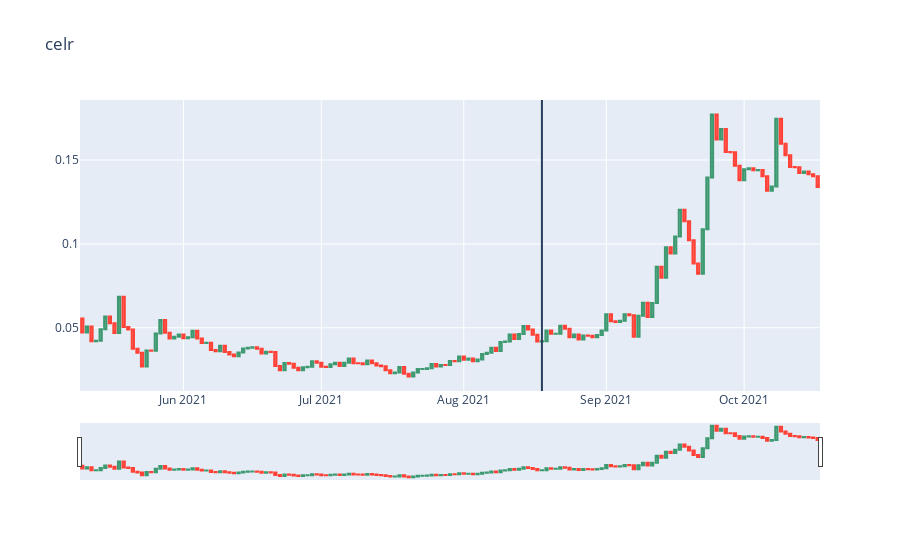

Here is the notebook cell this chart was saved with:
### Code cell
idx = 154
days_before = 100
days_after = 60
fig = plot_candlestick(df_data_pump_steady['coin'][idx],df_data_pump_steady['base_date'][idx] - pd.Timedelta(days_before, 'd'), 
                        df_data_pump_steady['base_date'][idx]+pd.Timedelta(days_after, 'd'), base_date=df_data_pump_steady['base_date'][idx])
fig

### Figure 1 — Plotly figure (JSON) as saved in the notebook; plotly's stock layout.template omitted (floating-point values rounded to 4 significant figures; data arrays with more than 128 entries replaced by an {"elided": "..."} marker saying what was removed)
{"data": [{"close": {"elided": "161 float values"}, "high": {"elided": "161 float values"}, "low": {"elided": "161 float values"}, "open": {"elided": "161 float values"}, "type": "candlestick", "x": {"elided": "161 str values"}}], "layout": {"shapes": [{"line": {"width": 2}, "x0": "2021-08-18T00:00:00", "x1": "2021-08-18T00:00:00", "xref": "x", "y0": 0, "y1": 1, "yref": "paper"}], "title": {"text": "celr"}}}
